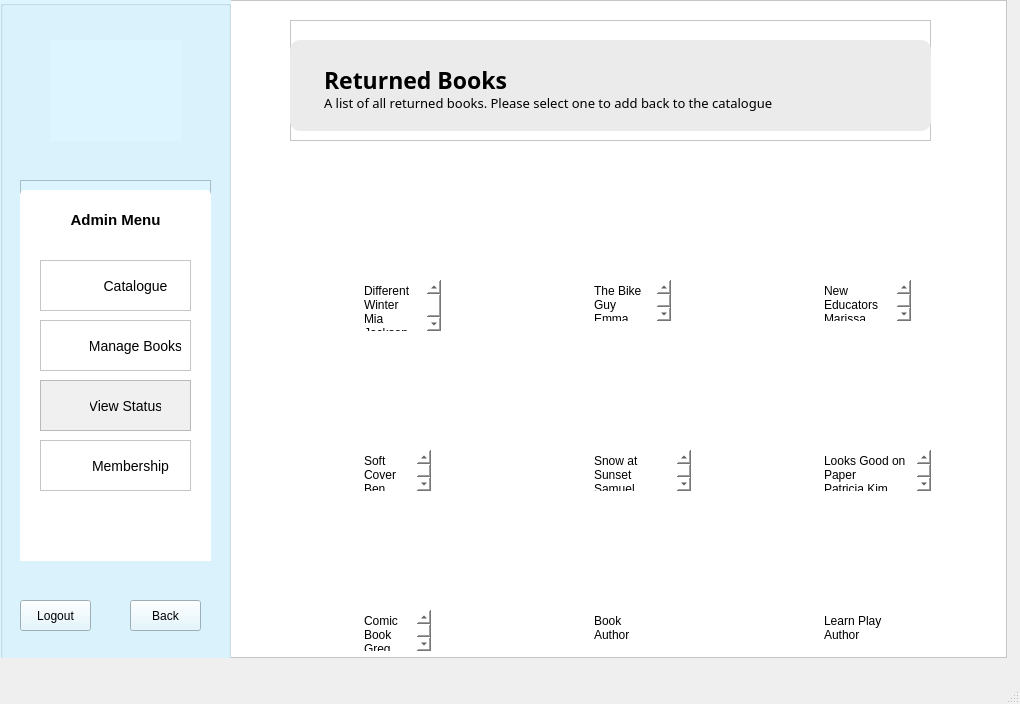
<?xml version="1.0" encoding="UTF-8"?>
<ui version="4.0">
 <class>AdminViewStatusReturn</class>
 <widget class="QMainWindow" name="AdminViewStatusReturn">
  <property name="geometry">
   <rect>
    <x>0</x>
    <y>0</y>
    <width>1020</width>
    <height>704</height>
   </rect>
  </property>
  <property name="windowTitle">
   <string>MainWindow</string>
  </property>
  <widget class="QWidget" name="centralwidget">
   <widget class="QFrame" name="frame">
    <property name="geometry">
     <rect>
      <x>0</x>
      <y>0</y>
      <width>1007</width>
      <height>658</height>
     </rect>
    </property>
    <property name="styleSheet">
     <string notr="true">background: white;</string>
    </property>
    <property name="frameShape">
     <enum>QFrame::StyledPanel</enum>
    </property>
    <property name="frameShadow">
     <enum>QFrame::Plain</enum>
    </property>
    <widget class="QGroupBox" name="menuPanel">
     <property name="geometry">
      <rect>
       <x>0</x>
       <y>0</y>
       <width>231</width>
       <height>671</height>
      </rect>
     </property>
     <property name="styleSheet">
      <string notr="true">background: rgb(220, 245, 255);</string>
     </property>
     <property name="title">
      <string/>
     </property>
     <widget class="QLabel" name="logo">
      <property name="geometry">
       <rect>
        <x>50</x>
        <y>40</y>
        <width>131</width>
        <height>101</height>
       </rect>
      </property>
      <property name="text">
       <string/>
      </property>
      <property name="pixmap">
       <pixmap>../images/logo.png</pixmap>
      </property>
      <property name="scaledContents">
       <bool>true</bool>
      </property>
     </widget>
     <widget class="QFrame" name="menu">
      <property name="geometry">
       <rect>
        <x>20</x>
        <y>180</y>
        <width>191</width>
        <height>381</height>
       </rect>
      </property>
      <property name="frameShape">
       <enum>QFrame::StyledPanel</enum>
      </property>
      <property name="frameShadow">
       <enum>QFrame::Raised</enum>
      </property>
      <widget class="QListWidget" name="listWidget_2">
       <property name="geometry">
        <rect>
         <x>0</x>
         <y>10</y>
         <width>191</width>
         <height>401</height>
        </rect>
       </property>
       <property name="styleSheet">
        <string notr="true">background: white;
border-radius: 5px;</string>
       </property>
       <property name="frameShadow">
        <enum>QFrame::Raised</enum>
       </property>
      </widget>
      <widget class="QFrame" name="membership_1">
       <property name="geometry">
        <rect>
         <x>20</x>
         <y>260</y>
         <width>151</width>
         <height>51</height>
        </rect>
       </property>
       <property name="styleSheet">
        <string notr="true">background: white;</string>
       </property>
       <property name="frameShape">
        <enum>QFrame::StyledPanel</enum>
       </property>
       <property name="frameShadow">
        <enum>QFrame::Raised</enum>
       </property>
       <widget class="QLabel" name="label_8">
        <property name="geometry">
         <rect>
          <x>10</x>
          <y>10</y>
          <width>31</width>
          <height>31</height>
         </rect>
        </property>
        <property name="text">
         <string/>
        </property>
        <property name="pixmap">
         <pixmap>../images/Icons/user.png</pixmap>
        </property>
        <property name="scaledContents">
         <bool>true</bool>
        </property>
       </widget>
       <widget class="QPushButton" name="membershipButton">
        <property name="geometry">
         <rect>
          <x>50</x>
          <y>10</y>
          <width>81</width>
          <height>31</height>
         </rect>
        </property>
        <property name="styleSheet">
         <string notr="true">QPushButton {
background: transparent;
font-size: 14px;
border: none;
}

QPushButton:hover {
	color: rgb(124, 204, 241);
}</string>
        </property>
        <property name="text">
         <string>Membership</string>
        </property>
       </widget>
      </widget>
      <widget class="QLabel" name="label">
       <property name="geometry">
        <rect>
         <x>0</x>
         <y>30</y>
         <width>191</width>
         <height>20</height>
        </rect>
       </property>
       <property name="layoutDirection">
        <enum>Qt::LeftToRight</enum>
       </property>
       <property name="styleSheet">
        <string notr="true">font-weight: bold;
background: white;
font-size: 15px;
</string>
       </property>
       <property name="text">
        <string>Admin Menu</string>
       </property>
       <property name="alignment">
        <set>Qt::AlignCenter</set>
       </property>
      </widget>
      <widget class="QFrame" name="manageBooks_1">
       <property name="geometry">
        <rect>
         <x>20</x>
         <y>200</y>
         <width>151</width>
         <height>51</height>
        </rect>
       </property>
       <property name="styleSheet">
        <string notr="true">background: rgb(240, 240, 240);</string>
       </property>
       <property name="frameShape">
        <enum>QFrame::StyledPanel</enum>
       </property>
       <property name="frameShadow">
        <enum>QFrame::Raised</enum>
       </property>
       <widget class="QLabel" name="label_7">
        <property name="geometry">
         <rect>
          <x>10</x>
          <y>10</y>
          <width>31</width>
          <height>31</height>
         </rect>
        </property>
        <property name="text">
         <string/>
        </property>
        <property name="pixmap">
         <pixmap>../images/Icons/status.png</pixmap>
        </property>
        <property name="scaledContents">
         <bool>true</bool>
        </property>
       </widget>
       <widget class="QPushButton" name="status">
        <property name="geometry">
         <rect>
          <x>50</x>
          <y>10</y>
          <width>71</width>
          <height>31</height>
         </rect>
        </property>
        <property name="styleSheet">
         <string notr="true">QPushButton {
background: transparent;
font-size: 14px;
border: none;
}

QPushButton:hover {
	color: rgb(124, 204, 241);
}</string>
        </property>
        <property name="text">
         <string>View Status</string>
        </property>
       </widget>
      </widget>
      <widget class="QFrame" name="status_1">
       <property name="geometry">
        <rect>
         <x>20</x>
         <y>140</y>
         <width>151</width>
         <height>51</height>
        </rect>
       </property>
       <property name="styleSheet">
        <string notr="true">background: white;</string>
       </property>
       <property name="frameShape">
        <enum>QFrame::StyledPanel</enum>
       </property>
       <property name="frameShadow">
        <enum>QFrame::Raised</enum>
       </property>
       <widget class="QLabel" name="label_6">
        <property name="geometry">
         <rect>
          <x>10</x>
          <y>10</y>
          <width>31</width>
          <height>31</height>
         </rect>
        </property>
        <property name="text">
         <string/>
        </property>
        <property name="pixmap">
         <pixmap>../images/Icons/book.png</pixmap>
        </property>
        <property name="scaledContents">
         <bool>true</bool>
        </property>
       </widget>
       <widget class="QPushButton" name="manageBooksButton">
        <property name="geometry">
         <rect>
          <x>50</x>
          <y>10</y>
          <width>91</width>
          <height>31</height>
         </rect>
        </property>
        <property name="styleSheet">
         <string notr="true">QPushButton {
background: transparent;
font-size: 14px;
border: none;
}

QPushButton:hover {
	color: rgb(124, 204, 241);
}</string>
        </property>
        <property name="text">
         <string>Manage Books</string>
        </property>
       </widget>
      </widget>
      <widget class="QFrame" name="status_2">
       <property name="geometry">
        <rect>
         <x>20</x>
         <y>80</y>
         <width>151</width>
         <height>51</height>
        </rect>
       </property>
       <property name="styleSheet">
        <string notr="true">background: white;</string>
       </property>
       <property name="frameShape">
        <enum>QFrame::StyledPanel</enum>
       </property>
       <property name="frameShadow">
        <enum>QFrame::Raised</enum>
       </property>
       <widget class="QLabel" name="label_5">
        <property name="geometry">
         <rect>
          <x>10</x>
          <y>10</y>
          <width>31</width>
          <height>31</height>
         </rect>
        </property>
        <property name="text">
         <string/>
        </property>
        <property name="pixmap">
         <pixmap>../images/Icons/books.png</pixmap>
        </property>
        <property name="scaledContents">
         <bool>true</bool>
        </property>
       </widget>
       <widget class="QPushButton" name="catalogueButton">
        <property name="geometry">
         <rect>
          <x>60</x>
          <y>10</y>
          <width>71</width>
          <height>31</height>
         </rect>
        </property>
        <property name="styleSheet">
         <string notr="true">background: transparent;
font-size: 14px;
border: none;</string>
        </property>
        <property name="text">
         <string>Catalogue</string>
        </property>
        <property name="autoDefault">
         <bool>false</bool>
        </property>
       </widget>
      </widget>
     </widget>
     <widget class="QPushButton" name="back">
      <property name="geometry">
       <rect>
        <x>130</x>
        <y>600</y>
        <width>71</width>
        <height>31</height>
       </rect>
      </property>
      <property name="styleSheet">
       <string notr="true">/*QPushButton {
background: white;
}*/

QPushButton:hover {
	color: rgb(106, 146, 255);
}</string>
      </property>
      <property name="text">
       <string>Back</string>
      </property>
      <property name="icon">
       <iconset theme="go-previous">
        <normaloff>../../../../../AppData/Local/Temp/Temp1_library_information_system-master.zip/library_information_system-master/LIS</normaloff>../../../../../AppData/Local/Temp/Temp1_library_information_system-master.zip/library_information_system-master/LIS</iconset>
      </property>
     </widget>
     <widget class="QPushButton" name="logout">
      <property name="geometry">
       <rect>
        <x>20</x>
        <y>600</y>
        <width>71</width>
        <height>31</height>
       </rect>
      </property>
      <property name="styleSheet">
       <string notr="true">QPushButton:hover {
	color: rgb(106, 146, 255);
}</string>
      </property>
      <property name="text">
       <string>Logout</string>
      </property>
     </widget>
    </widget>
    <widget class="QFrame" name="heading_3">
     <property name="geometry">
      <rect>
       <x>290</x>
       <y>20</y>
       <width>641</width>
       <height>121</height>
      </rect>
     </property>
     <property name="frameShape">
      <enum>QFrame::StyledPanel</enum>
     </property>
     <property name="frameShadow">
      <enum>QFrame::Raised</enum>
     </property>
     <widget class="QPlainTextEdit" name="plainTextEdit_9">
      <property name="geometry">
       <rect>
        <x>0</x>
        <y>20</y>
        <width>641</width>
        <height>91</height>
       </rect>
      </property>
      <property name="styleSheet">
       <string notr="true">background: rgb(235, 235, 235);
border-radius: 10px;</string>
      </property>
      <property name="frameShadow">
       <enum>QFrame::Raised</enum>
      </property>
      <property name="plainText">
       <string/>
      </property>
     </widget>
     <widget class="QPlainTextEdit" name="plainTextEdit_10">
      <property name="geometry">
       <rect>
        <x>30</x>
        <y>40</y>
        <width>231</width>
        <height>41</height>
       </rect>
      </property>
      <property name="styleSheet">
       <string notr="true">font-family: Baloo 2;
font-weight: bold;
font-size: 23px;
background: transparent;</string>
      </property>
      <property name="frameShape">
       <enum>QFrame::NoFrame</enum>
      </property>
      <property name="plainText">
       <string>Returned Books</string>
      </property>
     </widget>
     <widget class="QPlainTextEdit" name="plainTextEdit_11">
      <property name="geometry">
       <rect>
        <x>30</x>
        <y>70</y>
        <width>521</width>
        <height>31</height>
       </rect>
      </property>
      <property name="styleSheet">
       <string notr="true">background: transparent;
font-family: Baloo 2;
font-size: 13px;</string>
      </property>
      <property name="frameShape">
       <enum>QFrame::NoFrame</enum>
      </property>
      <property name="plainText">
       <string>A list of all returned books. Please select one to add back to the catalogue</string>
      </property>
     </widget>
    </widget>
    <widget class="QLabel" name="label_9">
     <property name="geometry">
      <rect>
       <x>360</x>
       <y>170</y>
       <width>71</width>
       <height>111</height>
      </rect>
     </property>
     <property name="text">
      <string/>
     </property>
     <property name="pixmap">
      <pixmap>../images/book-covers/book8.png</pixmap>
     </property>
     <property name="scaledContents">
      <bool>true</bool>
     </property>
    </widget>
    <widget class="QLabel" name="label_10">
     <property name="geometry">
      <rect>
       <x>820</x>
       <y>340</y>
       <width>71</width>
       <height>111</height>
      </rect>
     </property>
     <property name="text">
      <string/>
     </property>
     <property name="pixmap">
      <pixmap>../images/book-covers/book5.png</pixmap>
     </property>
     <property name="scaledContents">
      <bool>true</bool>
     </property>
    </widget>
    <widget class="QLabel" name="label_11">
     <property name="geometry">
      <rect>
       <x>360</x>
       <y>340</y>
       <width>71</width>
       <height>111</height>
      </rect>
     </property>
     <property name="text">
      <string/>
     </property>
     <property name="pixmap">
      <pixmap>../images/book-covers/book6.png</pixmap>
     </property>
     <property name="scaledContents">
      <bool>true</bool>
     </property>
    </widget>
    <widget class="QLabel" name="label_12">
     <property name="geometry">
      <rect>
       <x>820</x>
       <y>170</y>
       <width>71</width>
       <height>111</height>
      </rect>
     </property>
     <property name="text">
      <string/>
     </property>
     <property name="pixmap">
      <pixmap>../images/book-covers/book4.png</pixmap>
     </property>
     <property name="scaledContents">
      <bool>true</bool>
     </property>
    </widget>
    <widget class="QLabel" name="label_13">
     <property name="geometry">
      <rect>
       <x>590</x>
       <y>170</y>
       <width>71</width>
       <height>111</height>
      </rect>
     </property>
     <property name="text">
      <string/>
     </property>
     <property name="pixmap">
      <pixmap>../images/book-covers/book2.png</pixmap>
     </property>
     <property name="scaledContents">
      <bool>true</bool>
     </property>
    </widget>
    <widget class="QLabel" name="label_14">
     <property name="geometry">
      <rect>
       <x>590</x>
       <y>340</y>
       <width>71</width>
       <height>111</height>
      </rect>
     </property>
     <property name="text">
      <string/>
     </property>
     <property name="pixmap">
      <pixmap>../images/book-covers/book10.png</pixmap>
     </property>
     <property name="scaledContents">
      <bool>true</bool>
     </property>
    </widget>
    <widget class="QLabel" name="label_15">
     <property name="geometry">
      <rect>
       <x>360</x>
       <y>500</y>
       <width>71</width>
       <height>111</height>
      </rect>
     </property>
     <property name="text">
      <string/>
     </property>
     <property name="pixmap">
      <pixmap>../images/book-covers/book16.png</pixmap>
     </property>
     <property name="scaledContents">
      <bool>true</bool>
     </property>
    </widget>
    <widget class="QLabel" name="label_16">
     <property name="geometry">
      <rect>
       <x>590</x>
       <y>500</y>
       <width>71</width>
       <height>111</height>
      </rect>
     </property>
     <property name="text">
      <string/>
     </property>
     <property name="pixmap">
      <pixmap>../images/book-covers/book11.png</pixmap>
     </property>
     <property name="scaledContents">
      <bool>true</bool>
     </property>
    </widget>
    <widget class="QLabel" name="label_17">
     <property name="geometry">
      <rect>
       <x>820</x>
       <y>500</y>
       <width>71</width>
       <height>111</height>
      </rect>
     </property>
     <property name="text">
      <string/>
     </property>
     <property name="pixmap">
      <pixmap>../images/book-covers/book15.png</pixmap>
     </property>
     <property name="scaledContents">
      <bool>true</bool>
     </property>
    </widget>
    <widget class="QPlainTextEdit" name="plainTextEdit">
     <property name="geometry">
      <rect>
       <x>360</x>
       <y>280</y>
       <width>81</width>
       <height>51</height>
      </rect>
     </property>
     <property name="styleSheet">
      <string notr="true">font: 6pt &quot;Segoe UI&quot;;
border-color: qlineargradient(spread:pad, x1:0, y1:0, x2:0.034, y2:0.017, stop:0 rgba(255, 255, 255, 255));</string>
     </property>
     <property name="frameShape">
      <enum>QFrame::NoFrame</enum>
     </property>
     <property name="frameShadow">
      <enum>QFrame::Plain</enum>
     </property>
     <property name="plainText">
      <string>Different Winter
Mia Jackson</string>
     </property>
    </widget>
    <widget class="QPlainTextEdit" name="plainTextEdit_2">
     <property name="geometry">
      <rect>
       <x>360</x>
       <y>610</y>
       <width>71</width>
       <height>41</height>
      </rect>
     </property>
     <property name="styleSheet">
      <string notr="true">font: 6pt &quot;Segoe UI&quot;;</string>
     </property>
     <property name="frameShape">
      <enum>QFrame::NoFrame</enum>
     </property>
     <property name="frameShadow">
      <enum>QFrame::Plain</enum>
     </property>
     <property name="plainText">
      <string>Comic Book
Greg Harold</string>
     </property>
    </widget>
    <widget class="QPlainTextEdit" name="plainTextEdit_3">
     <property name="geometry">
      <rect>
       <x>820</x>
       <y>610</y>
       <width>81</width>
       <height>41</height>
      </rect>
     </property>
     <property name="styleSheet">
      <string notr="true">font: 6pt &quot;Segoe UI&quot;;</string>
     </property>
     <property name="frameShape">
      <enum>QFrame::NoFrame</enum>
     </property>
     <property name="frameShadow">
      <enum>QFrame::Plain</enum>
     </property>
     <property name="plainText">
      <string>Learn Play
Author</string>
     </property>
    </widget>
    <widget class="QPlainTextEdit" name="plainTextEdit_4">
     <property name="geometry">
      <rect>
       <x>590</x>
       <y>610</y>
       <width>71</width>
       <height>41</height>
      </rect>
     </property>
     <property name="styleSheet">
      <string notr="true">font: 6pt &quot;Segoe UI&quot;;</string>
     </property>
     <property name="frameShape">
      <enum>QFrame::NoFrame</enum>
     </property>
     <property name="frameShadow">
      <enum>QFrame::Plain</enum>
     </property>
     <property name="plainText">
      <string>Book
Author</string>
     </property>
    </widget>
    <widget class="QPlainTextEdit" name="plainTextEdit_5">
     <property name="geometry">
      <rect>
       <x>360</x>
       <y>450</y>
       <width>71</width>
       <height>41</height>
      </rect>
     </property>
     <property name="styleSheet">
      <string notr="true">font: 6pt &quot;Segoe UI&quot;;</string>
     </property>
     <property name="frameShape">
      <enum>QFrame::NoFrame</enum>
     </property>
     <property name="frameShadow">
      <enum>QFrame::Plain</enum>
     </property>
     <property name="plainText">
      <string>Soft Cover
Ben Scott</string>
     </property>
    </widget>
    <widget class="QPlainTextEdit" name="plainTextEdit_6">
     <property name="geometry">
      <rect>
       <x>820</x>
       <y>450</y>
       <width>111</width>
       <height>41</height>
      </rect>
     </property>
     <property name="styleSheet">
      <string notr="true">font: 6pt &quot;Segoe UI&quot;;</string>
     </property>
     <property name="frameShape">
      <enum>QFrame::NoFrame</enum>
     </property>
     <property name="frameShadow">
      <enum>QFrame::Plain</enum>
     </property>
     <property name="plainText">
      <string>Looks Good on Paper
Patricia Kim</string>
     </property>
    </widget>
    <widget class="QPlainTextEdit" name="plainTextEdit_7">
     <property name="geometry">
      <rect>
       <x>820</x>
       <y>280</y>
       <width>91</width>
       <height>41</height>
      </rect>
     </property>
     <property name="styleSheet">
      <string notr="true">font: 6pt &quot;Segoe UI&quot;;</string>
     </property>
     <property name="frameShape">
      <enum>QFrame::NoFrame</enum>
     </property>
     <property name="frameShadow">
      <enum>QFrame::Plain</enum>
     </property>
     <property name="plainText">
      <string>New Educators
Marissa Pullman</string>
     </property>
    </widget>
    <widget class="QPlainTextEdit" name="plainTextEdit_8">
     <property name="geometry">
      <rect>
       <x>590</x>
       <y>280</y>
       <width>81</width>
       <height>41</height>
      </rect>
     </property>
     <property name="styleSheet">
      <string notr="true">font: 6pt &quot;Segoe UI&quot;;</string>
     </property>
     <property name="frameShape">
      <enum>QFrame::NoFrame</enum>
     </property>
     <property name="frameShadow">
      <enum>QFrame::Plain</enum>
     </property>
     <property name="plainText">
      <string>The Bike Guy
Emma Mayers</string>
     </property>
    </widget>
    <widget class="QPlainTextEdit" name="plainTextEdit_12">
     <property name="geometry">
      <rect>
       <x>590</x>
       <y>450</y>
       <width>101</width>
       <height>41</height>
      </rect>
     </property>
     <property name="styleSheet">
      <string notr="true">font: 6pt &quot;Segoe UI&quot;;</string>
     </property>
     <property name="frameShape">
      <enum>QFrame::NoFrame</enum>
     </property>
     <property name="frameShadow">
      <enum>QFrame::Plain</enum>
     </property>
     <property name="plainText">
      <string>Snow at Sunset
Samuel Herseingtn</string>
     </property>
    </widget>
   </widget>
  </widget>
  <widget class="QMenuBar" name="menubar">
   <property name="geometry">
    <rect>
     <x>0</x>
     <y>0</y>
     <width>1020</width>
     <height>21</height>
    </rect>
   </property>
  </widget>
  <widget class="QStatusBar" name="statusbar"/>
 </widget>
 <resources/>
 <connections/>
</ui>
